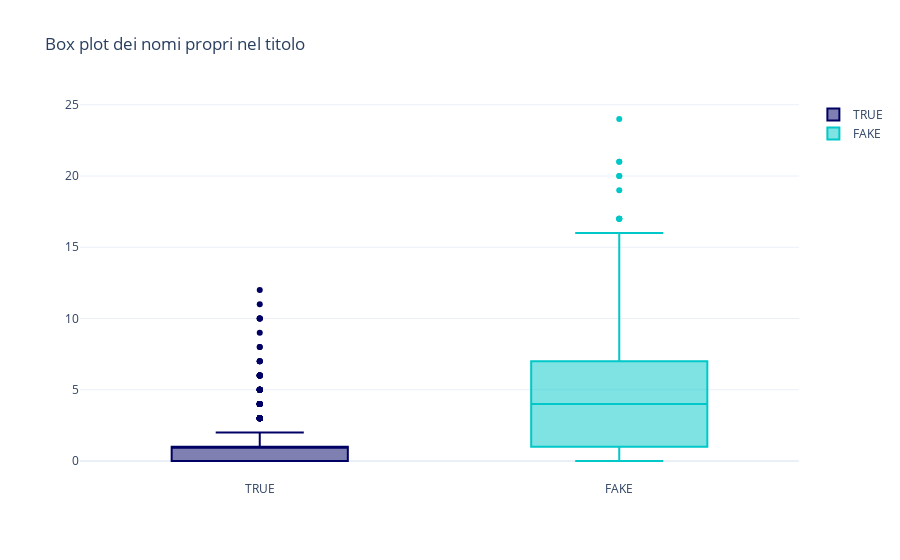

Notebook source saved alongside this figure:
### Code cell
fig = go.Figure()
fig.add_trace(go.Box(y=x1, name='TRUE',
                marker_color = 'rgb(0, 0, 100)'))
fig.add_trace(go.Box(y=x2, name = 'FAKE',
                marker_color = 'rgb(0, 200, 200)'))
fig.update_layout(title_text='Box plot dei nomi propri nel titolo', template="plotly_white")
fig.show()

### Figure 1 — Plotly figure (JSON) as saved in the notebook; plotly's stock layout.template omitted (floating-point values rounded to 4 significant figures; data arrays with more than 128 entries replaced by an {"elided": "..."} marker saying what was removed)
{"data": [{"marker": {"color": "rgb(0, 0, 100)"}, "name": "TRUE", "type": "box", "y": {"elided": "586 int values"}}, {"marker": {"color": "rgb(0, 200, 200)"}, "name": "FAKE", "type": "box", "y": {"elided": "578 int values"}}], "layout": {"title": {"text": "Box plot dei nomi propri nel titolo"}}}
